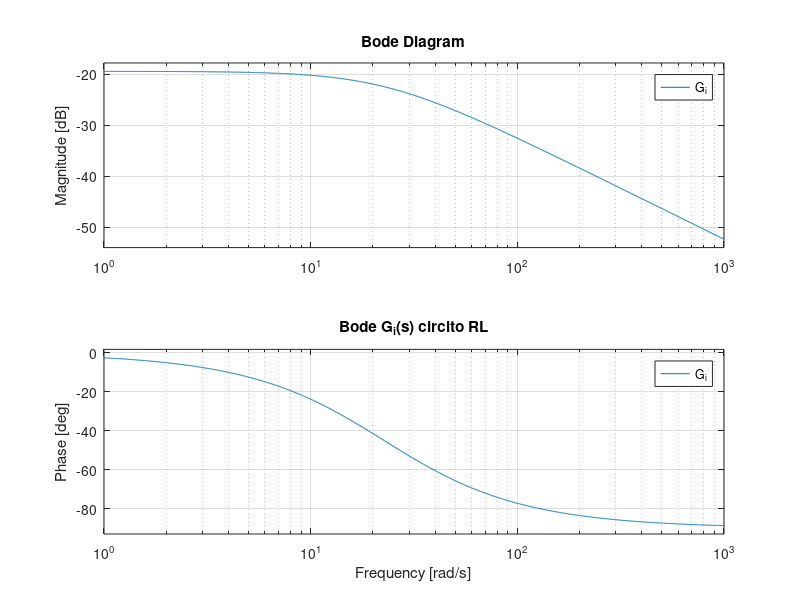
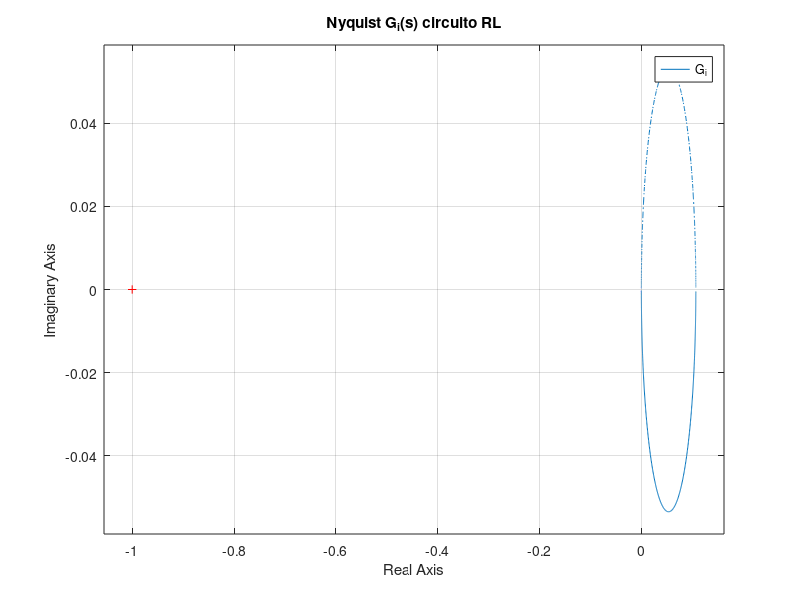
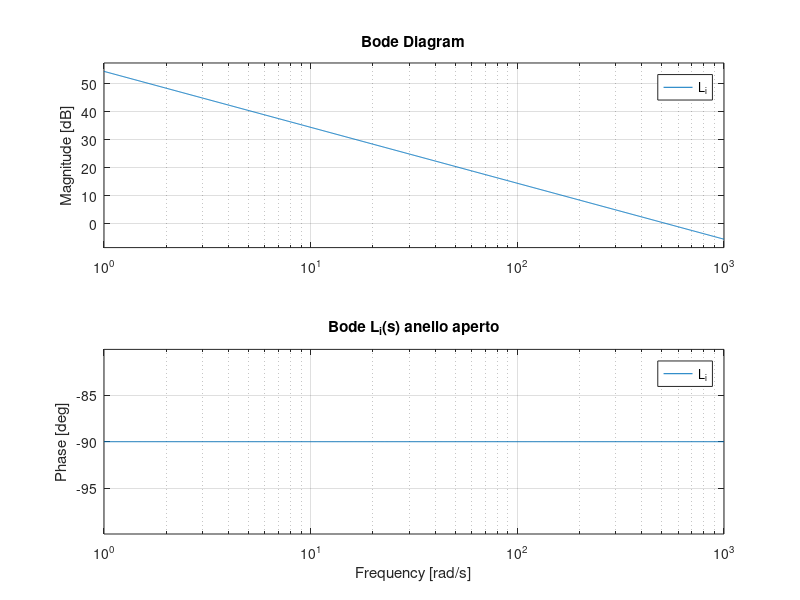
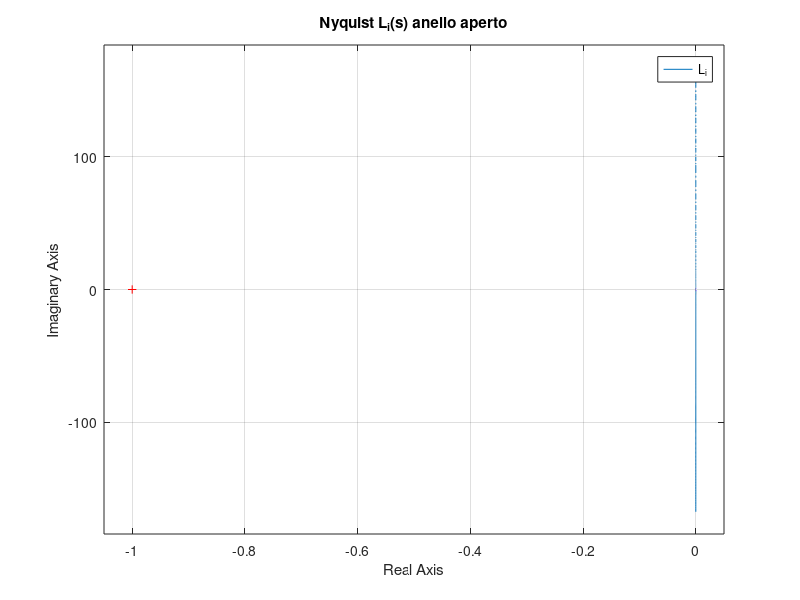

Recreate these plots in MATLAB, in order.
% PI sintetis with BODE method for RL circuit (current control)
clear all;
clc
fprintf('\n');
fprintf('============================================================\n');
fprintf(' CURRENT CONTROL MODEL\n');
fprintf('============================================================\n');
%% 0) Parametri 
Kg = 3;% gain amplificatore

% Circuito LR
L = 412.5e-3; %[H] inductance of the coil
Rc = 10; %[ohm]
% nc = 2450; %number of coils
% lc = 0.0825; %[m] lenght of the coil
% rc = 0.008; %[m] coil radius
Rs = 1; %[ohm] current sense resistance
Rcal = 0.85; % calibration resistance gain

R = (Rc + Rs)* Rcal; %[ohm] total resistance
V_max = 24; %tensione massima in ingresso alla bobina
I_max = 3; % 3 A massimi in ingresso alla bobina


% Meccanica
km = 6.5308e-5; %[N-m^2/A^2] electromagnet force constant
r = 1.27e-2; %[m] steel ball radius
m = 0.068; %[kg] steel ball mass
%Tb = 0.014; %[m] steel ball travel
l = 0.0394; %[m] total lenght
g = 9.81; %[m/s^2] gravity
%mu_0 = pi*4e-7; %[H/m] magnetic permeability constant
Kb = 2.83e-3; %[m/V] ball position sensitivity


%% 1) Modello circuito RL
fprintf(' 1) MODELLO CIRCUITO RL\n');
s = tf('s');
wp = R/L;% unico polo di T(s) calcolabile anche con funzione pole
G_i = 1/(s*L +R)
[G_i_num, G_i_den]   = tfdata(G_i, 'v');

fprintf("amplificatore: Kg=%f\n", Kg);

figure
bode(G_i)
grid on
title('Bode G_i(s) circito RL')

figure
nyquist(G_i)
grid on
title('Nyquist G_i(s) circuito RL')

% Validazione MODELLO in frequenza
% alpha = [0.01 0.1 0.2 0.5 1 2]; % coefficients
% N = length(alpha);
% dati = zeros(N,5); % [omega, modulo, modulo_dB, fase_deg]
% 
% fprintf("[omega, modulo, modulo_dB, fase_deg, absolute_delta_t] \n");
% for k = 1:N
%     omega = wp * alpha(k);
%     Tj = evalfr(T, 1j*omega);
%     modulo = abs(Tj);
%     modulo_dB = 20*log10(modulo);
%     fase_rad = angle(Tj);
%     fase_deg = rad2deg(angle(Tj));
%     period = (2*pi) / omega;
%     absolute_delta_t = period * (fase_deg/360);
%     dati(k,:) = [omega, modulo, modulo_dB, fase_deg, absolute_delta_t];
% end
% disp(dati)

%% 2) Modello meccanico linearizzato
%Equilibrium
x_e = l/2 - r; % posizione di equilibrio a metà (piedistallo - inizio palla)
xd_e = 0;
i_e = sqrt((m*g/km) * (x_e + 2*r -l)^2); % corrente di equilibrio ie(xe)

v_e = i_e * R;

k1 = (2 * km * i_e^2)/(m * (l -2*r -x_e)^3);
k2 = (2 * km * i_e)/(m * (l-2*r -x_e)^2);

% 2.1 - TF
G_x = k2/(s^2 -k1);
[numW, denW]   = tfdata(G_x, 'v');

p = pole(G_x);   % poli
wm = abs(p(1));
fprintf("Frequenza naturale G_x: wm=%f", wm);

%% 3) BODE syntesis 
wc = 10*wm;
phase_m = 90; %margine di fase in deg
fprintf("Requirements: wc=%f , phase margin=%f \n", wc, phase_m);

phiG_deg = -atand((wc*L)/R);%fase a omega c
Ti = 1/(wc * tand(180 + phiG_deg -phase_m));
Kp_i = sqrt(R^2 + (wc*L)^2) / ( Kg * sqrt(1 + 1/(wc^2 * Ti^2)) );
Ki_i = Kp_i/Ti;

%% 4) PI
fprintf("Regulator:\n");
fprintf("Kp_i = %f\n", Kp_i);
fprintf("Ki_i = %f\n", Ki_i);
R_i = Kp_i + Ki_i/s
[R_i_num, R_i_den] = tfdata(R_i, 'v');

%% 5) Limiti di delta I
%massimo gradino di corrente inseguibile dalla corrente di equilibrio
delta_i_max = (V_max - R*i_e) / (wc*L);
fprintf("Massimo gradino di corrente inseguibile: delta_i_max=%f A\n", delta_i_max);

%% 6) Check e diagrammi sistema RL controllato

% FDT con controllore ANELLO APERTO - L_i
L_i = R_i * Kg * G_i;
[numLi, denLi] = tfdata(L_i, 'v');
p_i = pole(L_i)
z_i = zero(L_i)
[gm, pm, wcg, wcp_i] = margin(L_i);
fprintf("Gain margin=%f ,Phase margin=%f ,w_c=%f \n", gm, pm, wcp_i);

figure
bode(L_i)
grid on
title('Bode L_i(s) anello aperto')

figure
nyquist(L_i)
grid on
title('Nyquist L_i(s) anello aperto')

% FDT ANELLO CHIUSO
H_i = minreal(L_i/(1+L_i))
poles_Hi = pole(H_i)

figure
bode(H_i)
grid on
title('Bode H_i(s) anello chiuso')

figure
nyquist(H_i)
grid on
title('Nyquist H_i(s) anello chiuso')
